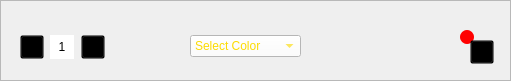
         <widget class="QFrame" name="frame_96">
          <property name="geometry">
           <rect>
            <x>0</x>
            <y>489</y>
            <width>511</width>
            <height>81</height>
           </rect>
          </property>
          <property name="frameShape">
           <enum>QFrame::StyledPanel</enum>
          </property>
          <property name="frameShadow">
           <enum>QFrame::Raised</enum>
          </property>
          <widget class="QPushButton" name="uii">
           <property name="geometry">
            <rect>
             <x>20</x>
             <y>35</y>
             <width>24</width>
             <height>24</height>
            </rect>
           </property>
           <property name="styleSheet">
            <string notr="true">QPushButton{
background-color: transparent;}
QPushButton:pressed{
padding-left: -10px;
}</string>
           </property>
           <property name="text">
            <string/>
           </property>
           <property name="icon">
            <iconset resource="../icons/img.qrc">
             <normaloff>:/icons/square-minus.png</normaloff>:/icons/square-minus.png</iconset>
           </property>
           <property name="iconSize">
            <size>
             <width>24</width>
             <height>24</height>
            </size>
           </property>
          </widget>
          <widget class="QLabel" name="actualquan">
           <property name="geometry">
            <rect>
             <x>50</x>
             <y>35</y>
             <width>24</width>
             <height>24</height>
            </rect>
           </property>
           <property name="styleSheet">
            <string notr="true">background-color: rgb(255, 255, 255);
font: 8pt &quot;Segoe UI Historic&quot;;</string>
           </property>
           <property name="text">
            <string>1</string>
           </property>
           <property name="alignment">
            <set>Qt::AlignCenter</set>
           </property>
          </widget>
          <widget class="QPushButton" name="rerer">
           <property name="geometry">
            <rect>
             <x>81</x>
             <y>35</y>
             <width>24</width>
             <height>24</height>
            </rect>
           </property>
           <property name="styleSheet">
            <string notr="true">QPushButton{
background-color: transparent;}
QPushButton:pressed{
padding-left: 10px;
}</string>
           </property>
           <property name="text">
            <string/>
           </property>
           <property name="icon">
            <iconset resource="../icons/img.qrc">
             <normaloff>:/icons/square-plus.png</normaloff>:/icons/square-plus.png</iconset>
           </property>
           <property name="iconSize">
            <size>
             <width>24</width>
             <height>24</height>
            </size>
           </property>
          </widget>
          <widget class="QComboBox" name="comboBox">
           <property name="geometry">
            <rect>
             <x>190</x>
             <y>35</y>
             <width>111</width>
             <height>22</height>
            </rect>
           </property>
           <property name="styleSheet">
            <string notr="true">QComboBox {
    background-color: rgb(255, 255, 255);
    color: rgb(252, 219, 0);
}
QComboBox QAbstractItemView {
    background-color: rgb(242, 211, 0);
    color: rgb(255, 255, 255);
    selection-background-color: rgb(250, 217, 0);
    selection-color: rgb(255, 255, 255);
}
</string>
           </property>
           <item>
            <property name="text">
             <string>Select Color</string>
            </property>
           </item>
           <item>
            <property name="text">
             <string>Black</string>
            </property>
           </item>
           <item>
            <property name="text">
             <string>Blue</string>
            </property>
           </item>
           <item>
            <property name="text">
             <string>Grey</string>
            </property>
           </item>
           <item>
            <property name="text">
             <string>White</string>
            </property>
           </item>
          </widget>
          <widget class="QLabel" name="activecart_4">
           <property name="geometry">
            <rect>
             <x>460</x>
             <y>30</y>
             <width>14</width>
             <height>14</height>
            </rect>
           </property>
           <property name="styleSheet">
            <string notr="true">background-color: rgb(255, 0, 0);
border-radius: 7px;</string>
           </property>
           <property name="text">
            <string/>
           </property>
          </widget>
          <widget class="QPushButton" name="cartbox_4">
           <property name="geometry">
            <rect>
             <x>470</x>
             <y>40</y>
             <width>24</width>
             <height>24</height>
            </rect>
           </property>
           <property name="styleSheet">
            <string notr="true">QPushButton{
background-color: transparent;}
QPushButton:pressed{
padding-left: 10px;
}</string>
           </property>
           <property name="text">
            <string/>
           </property>
           <property name="icon">
            <iconset resource="../icons/img.qrc">
             <normaloff>:/icons/shopping-cart.png</normaloff>:/icons/shopping-cart.png</iconset>
           </property>
           <property name="iconSize">
            <size>
             <width>24</width>
             <height>24</height>
            </size>
           </property>
          </widget>
         </widget>
